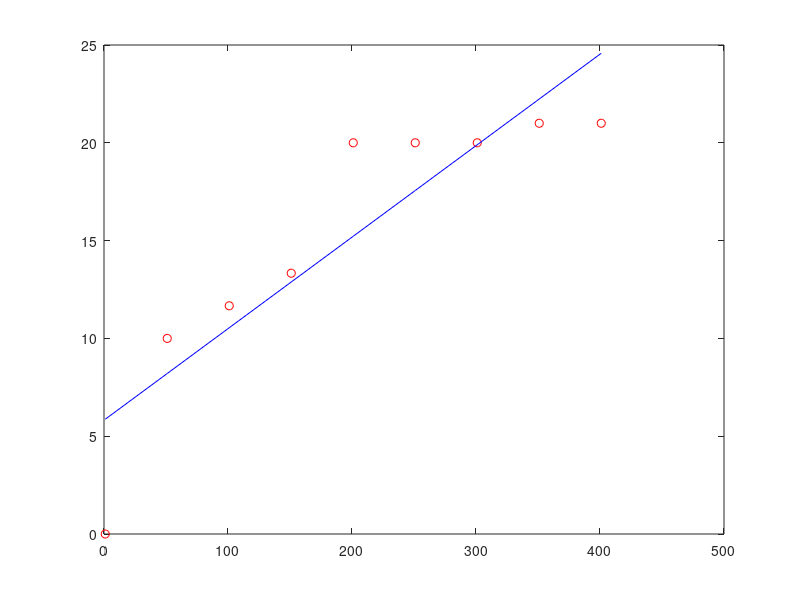

MATLAB code for this plot:
close all
clc
clear
%% Cystometrogram Recreation

x_data=1:50:401; %Volume points from 1mL to 400mL
y_data=[0,10,11.667,13.333,20,20,20,21,21]; %Chosen pressures
fun = @(x,x_data) x(1)*x_data+x(2); %Log equation for the CMG
x0 = [1;1];
x = lsqcurvefit(fun,x0,x_data,y_data);
plot(x_data,y_data,'ro')
hold on
plot (x_data,x(1)*x_data+x(2),'b-')



